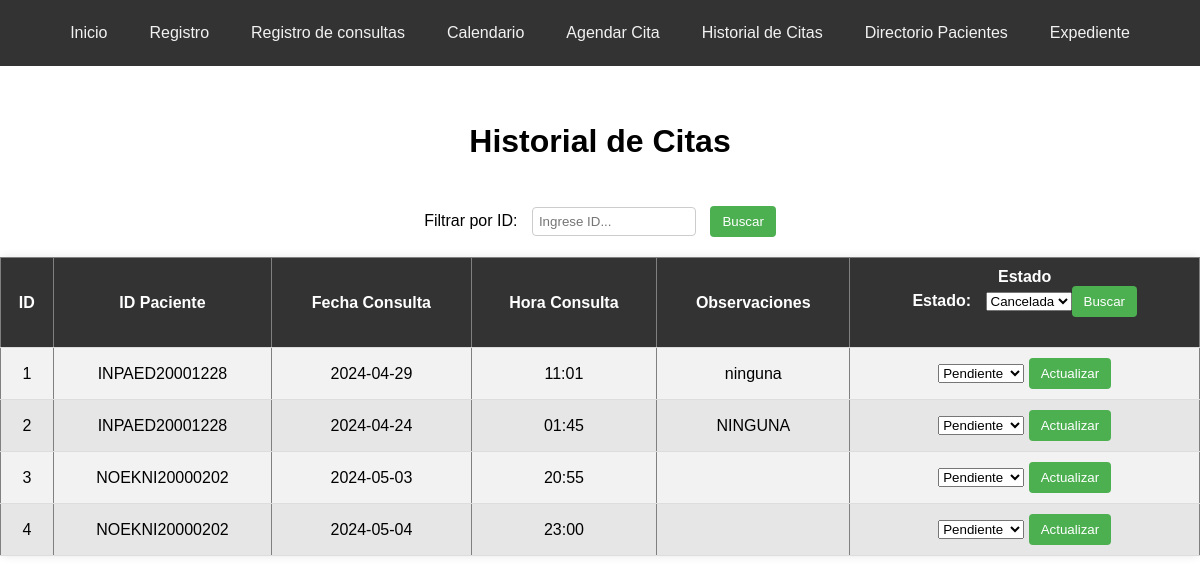
The app's page /historial_citas (signed in), older data.
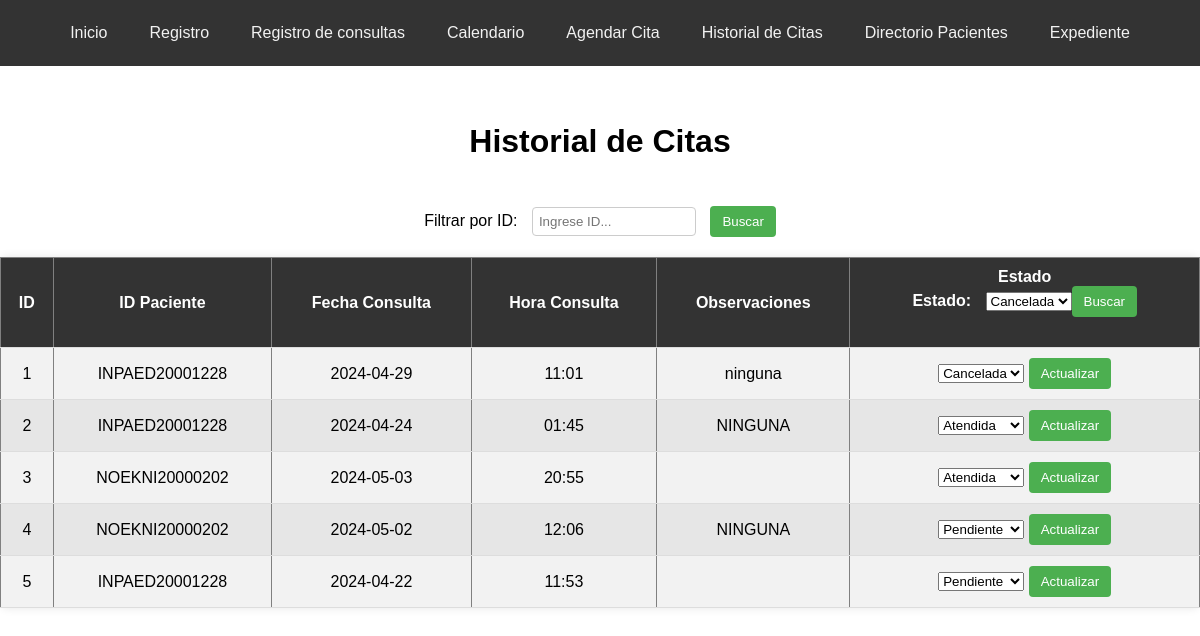
The same page, newer data.
### tables this page shows
CREATE TABLE citas (
                    id_cita INTEGER PRIMARY KEY AUTOINCREMENT,
                    id_paciente TEXT,
                    fecha_consulta TEXT NOT NULL,
                    hora_consulta TEXT NOT NULL, 
                    observaciones TEXT,
                    estado TEXT DEFAULT 'Pendiente',
                    FOREIGN KEY (id_paciente) REFERENCES pacientes(id_paciente)
                );

### app.py (the view)
@app.route('/historial_citas', methods=['GET', 'POST'])
@login_required
def historial_citas():
    filter_text = request.form.get('filter_text')
    filter_by = request.form.get('filter_by')
    with get_db_connection() as connection:
        cursor = connection.cursor()
        if request.method == 'POST' and filter_text and filter_by:
            if filter_by == 'id_paciente':
                cursor.execute("SELECT * FROM citas WHERE LOWER(id_paciente) LIKE LOWER(?)", ('%' + filter_text + '%',))
            elif filter_by == 'estado':
                cursor.execute("SELECT * FROM citas WHERE LOWER(estado) = LOWER(?)", (filter_text, ))
            else:
                cursor.execute("SELECT * FROM citas")
        else:
            cursor.execute("SELECT * FROM citas")
        citas = cursor.fetchall()
    return render_template('historial_citas.html', citas=citas)

### app.py (called while the page is built)
def get_db_connection():
    return sqlite3.connect('nutricion_consulta.db')

def login_required(f):
    @wraps(f)
    def decorated_function(*args, **kwargs):
        if 'username' not in session:
            return redirect(url_for('login'))
        return f(*args, **kwargs)
    return decorated_function

### templates/historial_citas.html (shortened to what this page needs)
<!DOCTYPE html>
<html lang="es">
<head>
</head>
<body>
    <div class="navbar">
        <a href="/">Inicio</a>
        <a href="/registro">Registro</a>
        <a href="/consultar">Registro de consultas</a>
        <a href="/options">Calendario</a>
        <a href="/agendar_cita">Agendar Cita</a>
        <a href="/historial_citas">Historial de Citas</a>
        <a href="/directorio_pacientes">Directorio Pacientes</a>
        <a href="/expediente">Expediente</a>
        </div>
        <br>
            <h1>Historial de Citas</h1>
            <br></br>
            <form action="{{ url_for('historial_citas') }}" method="post" class="filter-form">
            <label for="filtro_id">Filtrar por ID:</label>
            <input type="text" id="filtro_id" name="filter_text" placeholder="Ingrese ID...">
            <input type="submit" value="Buscar">
        </form>
        <table border="1">
            <tr>
                <th>ID</th>
                <th>ID Paciente</th>
                <th>Fecha Consulta</th>
                <th>Hora Consulta</th>
                <th>Observaciones</th>
                <th>Estado
                    <form action="{{ url_for('historial_citas') }}" method="post" class="filter-form">
                        <label for="filter_estado">Estado:</label>
                        <select id="filter_estado" name="filter_estado">
                            <option value="Cancelada" {% if filter_estado == 'Cancelada' %} selected {% endif %}>Cancelada</option>
                            <input type="submit" value="Buscar">
                        </select>
                    </form>
                </th>
            </tr>
            {% for cita in citas %}
            <tr>
                <td>{{ cita[0] }}</td>
                <td>{{ cita[1] }}</td>
                <td>{{ cita[2] }}</td>
                <td>{{ cita[3] }}</td>
                <td>{{ cita[4] }}</td>
                <td>
                    <form action="/actualizar_estado" method="POST">
                        <select name="estado">
                            <option value="Pendiente" {% if cita[5] == 'Pendiente' %}selected{% endif %}>Pendiente</option>
                            <option value="Atendida" {% if cita[5] == 'Atendida' %}selected{% endif %}>Atendida</option>
                            <option value="Cancelada" {% if cita[5] == 'Cancelada' %}selected{% endif %}>Cancelada</option>
                        </select>
                        <input type="submit" value="Actualizar">
                    </form>
                </td>
            </tr>
            {% endfor %}
        </table>
    </body>
    </html>

### templates/historial_citas.html (style rules this page uses)
body { font-family: Arial, sans-serif; margin: 0; padding: 0; background-image: url('https://img.freepik.com/vector-gratis/fondo-frutas-verduras_23-2148485148.jpg?w=740&t=st=1713248651~exp=1713249251~hmac=30e168e9f2d449c4894d64a9e7ff69ce1449d8aca24ba3c0d846298490ca6041'); background-size: cover; background-position: center; background-repeat: no-repeat; }
.navbar { overflow: hidden; background-color: #333; display: flex; justify-content: center; padding: 10px 0; }
.navbar a { color: #f2f2f2; text-align: center; padding: 14px 16px; text-decoration: none; transition: background-color 0.3s ease; border-radius: 5px; margin: 0 5px; }
h1 { margin-bottom: 10px; text-align: center; }
.filter-form { margin-bottom: 20px; text-align: center; }
.filter-form label { margin-right: 10px; }
table { width: 100%; border-collapse: collapse; margin-bottom: 20px; background-color: #fff; border-radius: 8px; box-shadow: 0 0 10px rgba(0, 0, 0, 0.1); }
th, td { padding: 10px; text-align: center; border-bottom: 1px solid #ddd; transition: background-color 0.3s; }
th { background-color: #333; color: #ffffff; }
tr:nth-child(even) { background-color: #f2f2f2; }
tr:nth-child(odd) { background-color: #e6e6e6; }
input[type="text"], input[type="number"] { width: 150px; padding: 6px; margin-right: 10px; border-radius: 4px; border: 1px solid #ccc; }
input[type="submit"] { background-color: #4CAF50; color: white; border: none; padding: 8px 12px; border-radius: 4px; cursor: pointer; }

Row changes from the older to the newer data that the page shows:
changed citas "ninguna": estado "Pendiente" → "Cancelada"
changed citas id 2: estado "Pendiente" → "Atendida"
changed citas id 3: estado "Pendiente" → "Atendida"
changed citas id 4: fecha_consulta "2024-05-04" → "2024-05-02"; hora_consulta "23:00" → "12:06"; observaciones (not shown) → "NINGUNA"
added citas: id_cita "5", id_paciente "INPAED20001228", fecha_consulta "2024-04-22", hora_consulta "11:53", estado "Pendiente"
